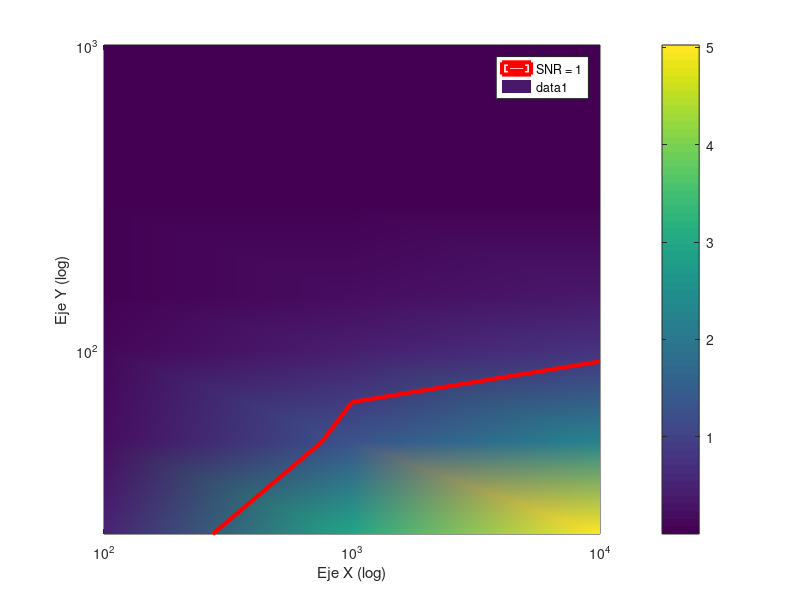

MATLAB code for this plot:
clear all
close all

%% Data
x = [100, 1000, 10000];
y = [25, 50, 100, 150, 300, 1000];

Z = [
    5.34e-01    2.942026582    5.024809573;
    0.204778124 1.300465192    2.214005725;
    0.080610173 0.448938562    0.764409627;
    0.035706064 0.199968365    0.343653896;
    0.005939697 0.033700739    0.057384435;
    0.000182434 0.001084493    0.002012535
];


%% Plot

[X, Y] = meshgrid(x, y);

figure
pcolor(X, Y, Z);
shading interp;
hold on;
[C, h] = contour(X, Y, Z, [1 1], 'r', 'LineWidth', 3);
legend(h, 'SNR = 1')
set(gca, 'XScale', 'log', 'YScale', 'log');
colorbar;
xlabel('Eje X (log)');
ylabel('Eje Y (log)');
